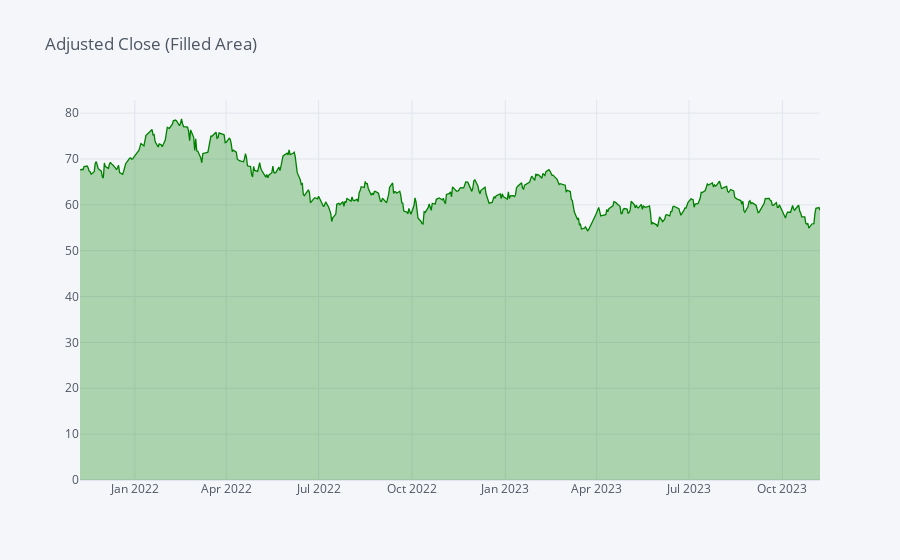

Notebook source saved alongside this figure:
### Code cell
# Create and display an interactive filled area plot of NVDA's Adjusted Close Prices
stock_data['Adj Close'].iplot(title='Adjusted Close (Filled Area)', fill=True, colors=['green'])

### Figure 1 — Plotly figure (JSON) as saved in the notebook; plotly's stock layout.template omitted (floating-point values rounded to 4 significant figures; data arrays with more than 128 entries replaced by an {"elided": "..."} marker saying what was removed)
{"data": [{"fill": "tozeroy", "fillcolor": "rgba(0, 128, 0, 0.3)", "line": {"color": "rgba(0, 128, 0, 1.0)", "dash": "solid", "shape": "linear", "width": 1.3}, "mode": "lines", "name": "Adj Close", "text": "", "type": "scatter", "x": {"elided": "503 str values"}, "y": {"elided": "503 float values"}}], "layout": {"legend": {"bgcolor": "#F5F6F9", "font": {"color": "#4D5663"}}, "paper_bgcolor": "#F5F6F9", "plot_bgcolor": "#F5F6F9", "title": {"font": {"color": "#4D5663"}, "text": "Adjusted Close (Filled Area)"}, "xaxis": {"gridcolor": "#E1E5ED", "showgrid": true, "tickfont": {"color": "#4D5663"}, "title": {"font": {"color": "#4D5663"}, "text": ""}, "zerolinecolor": "#E1E5ED"}, "yaxis": {"gridcolor": "#E1E5ED", "showgrid": true, "tickfont": {"color": "#4D5663"}, "title": {"font": {"color": "#4D5663"}, "text": ""}, "zerolinecolor": "#E1E5ED"}}}
